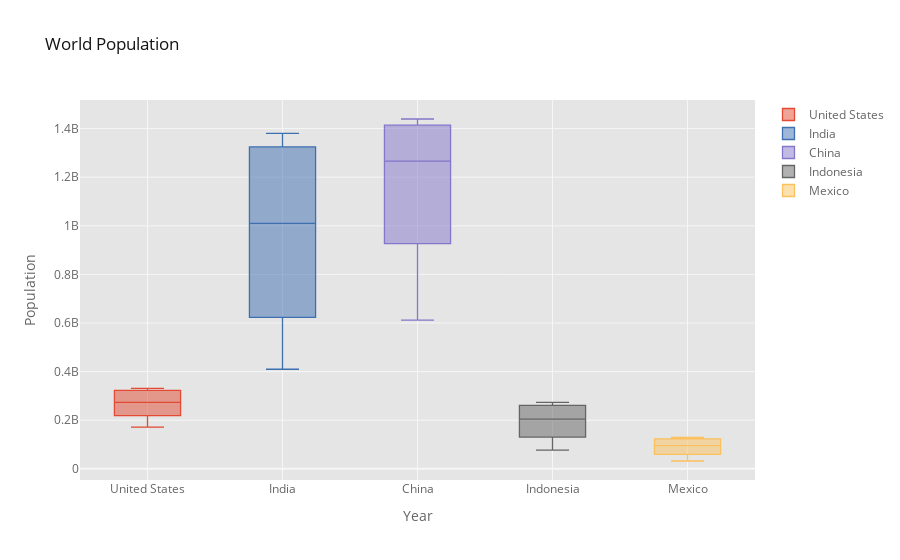

Notebook code cell kept with this figure:
### Code cell
df.iplot(kind='box', xTitle='Year', yTitle='Population', title='World Population')

### Figure 1 — Plotly figure (JSON) as saved in the notebook; plotly's stock layout.template omitted (floating-point values rounded to 4 significant figures)
{"data": [{"boxpoints": false, "line": {"width": 1.3}, "marker": {"color": "rgba(226, 74, 51, 1.0)"}, "name": "United States", "orientation": "v", "type": "box", "y": [171685336, 186720571, 199733676, 209513341, 219081251, 229476354, 240499825, 252120309, 265163745, 281710909, 294993511, 309011475, 320878310, 323015995, 325084756, 327096265, 329064917, 331002651]}, {"boxpoints": false, "line": {"width": 1.3}, "marker": {"color": "rgba(62, 111, 176, 1.0)"}, "name": "India", "orientation": "v", "type": "box", "y": [409880595, 450547679, 499123324, 555189792, 623102897, 698952844, 784360008, 873277798, 963922588, 1056575549, 1147609927, 1234281170, 1310152403, 1324517249, 1338676785, 1352642280, 1366417754, 1380004385]}, {"boxpoints": false, "line": {"width": 1.3}, "marker": {"color": "rgba(132, 118, 202, 1.0)"}, "name": "China", "orientation": "v", "type": "box", "y": [612241554, 660408056, 724218968, 827601394, 926240885, 1000089235, 1075589361, 1176883674, 1240920535, 1290550765, 1330776380, 1368810615, 1406847870, 1414049351, 1421021791, 1427647786, 1433783686, 1439323776]}, {"boxpoints": false, "line": {"width": 1.3}, "marker": {"color": "rgba(101, 101, 101, 1.0)"}, "name": "Indonesia", "orientation": "v", "type": "box", "y": [77273425, 87751068, 100267062, 114793178, 130680727, 147447836, 164982451, 181413402, 196934260, 211513823, 226289470, 241834215, 258383256, 261556381, 264650963, 267670543, 270625568, 273523615]}, {"boxpoints": false, "line": {"width": 1.3}, "marker": {"color": "rgba(251, 193, 94, 1.0)"}, "name": "Mexico", "orientation": "v", "type": "box", "y": [32350596, 37771859, 44123853, 51493565, 59607953, 67761372, 75983485, 83943132, 91663285, 98899845, 106005203, 114092963, 121858258, 123333376, 124777324, 126190788, 127575529, 128932753]}], "layout": {"legend": {"bgcolor": "#FFFFFF", "font": {"color": "#666666"}}, "paper_bgcolor": "#FFFFFF", "plot_bgcolor": "#E5E5E5", "title": {"font": {"color": "#151516"}, "text": "World Population"}, "xaxis": {"gridcolor": "#F6F6F6", "showgrid": true, "tickfont": {"color": "#666666"}, "title": {"font": {"color": "#666666"}, "text": "Year"}, "zerolinecolor": "#F6F6F6"}, "yaxis": {"gridcolor": "#F6F6F6", "showgrid": true, "tickfont": {"color": "#666666"}, "title": {"font": {"color": "#666666"}, "text": "Population"}, "zerolinecolor": "#F6F6F6"}}}
